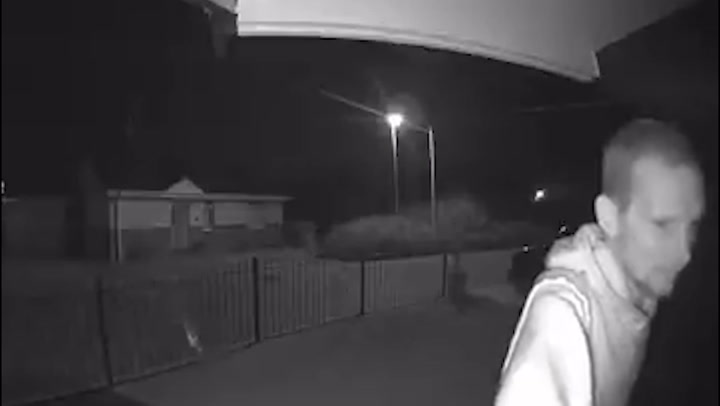
#> input picture img.png, 720 x 406 px
$ python algorithms.py
#> lines starting #> are read from the running program, lines starting #| are printed output that depends on the picture
import cv2
import numpy as np
from matplotlib import pyplot as plt

# === 1. Load Image ===
image = cv2.imread('img.png')
#> image is the input picture: shape (406, 720, 3); mean B, G, R 68, 65, 67
if image is None:
    print("❌ Image not found.")
    exit()

# === 2. Convert to float for processing ===
img = np.float32(image) / 255.0

# === 3. Multi-Scale Retinex (MSR) ===
def single_scale_retinex(img, sigma):
    blur = cv2.GaussianBlur(img, (0, 0), sigma)
    return np.log10(img + 1e-6) - np.log10(blur + 1e-6)

def multi_scale_retinex(img, sigmas=[15, 80, 250]):
    retinex = np.zeros_like(img)
    for sigma in sigmas:
        retinex += single_scale_retinex(img, sigma)
#> this loop made 3 passes
#> pass 1, in multi_scale_retinex, `retinex += single_scale_retinex(img, sigma)`:
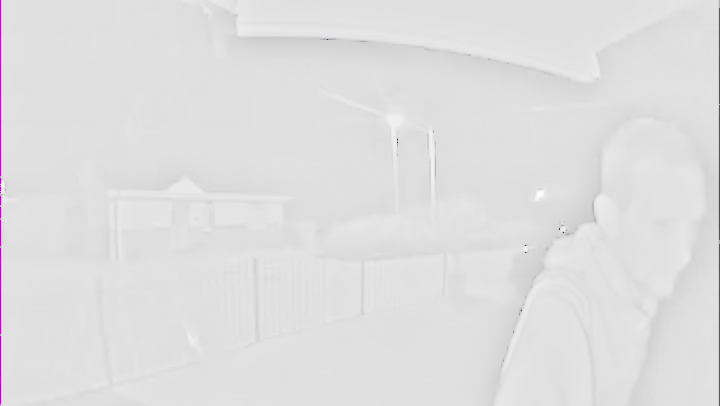
#> retinex: shape (406, 720, 3) float32; mean B, G, R -0.0188, -0.0311, -0.0199; drawn with min black and max white
    retinex /= len(sigmas)
    return retinex

msr = multi_scale_retinex(img, [15, 80, 250])

# === 4. Normalize and stretch intensity ===
for i in range(3):
    msr[:,:,i] = cv2.normalize(msr[:,:,i], None, 0, 1, cv2.NORM_MINMAX)
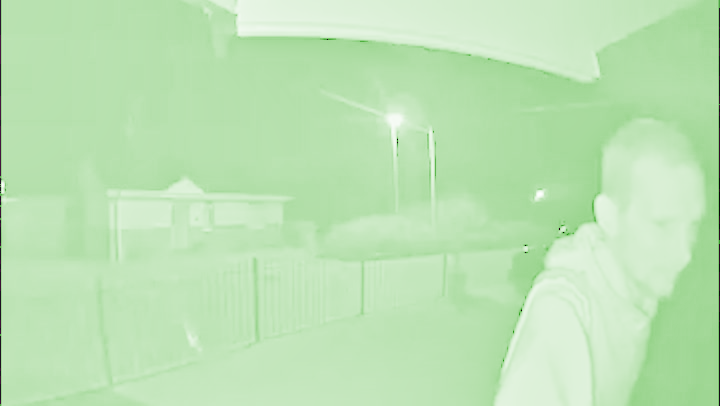
#> msr: shape (406, 720, 3) float32; mean B, G, R 0.711, 0.89, 0.742; drawn with min black and max white

# === 5. CLAHE for local contrast enhancement ===
lab = cv2.cvtColor((msr * 255).astype(np.uint8), cv2.COLOR_BGR2LAB)
#> lab: shape (406, 720, 3); mean of channels 0, 1, 2 220.4, 107.2, 146.4
l, a, b = cv2.split(lab)
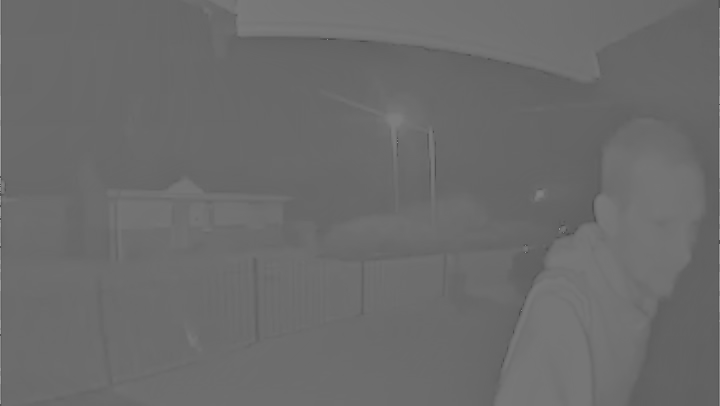
#> a: shape (406, 720); min 75, max 159, mean 107.2
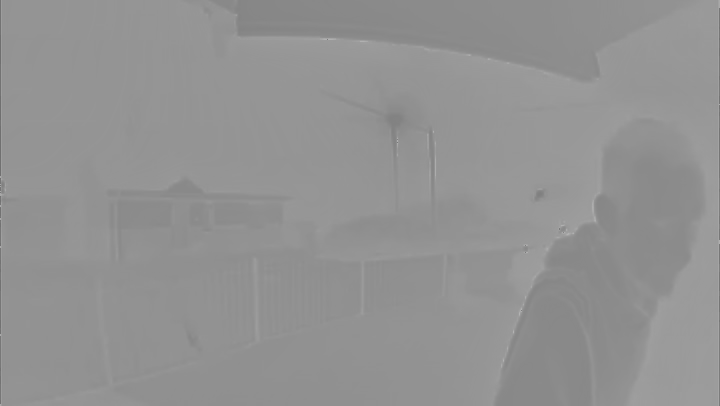
#> b: shape (406, 720); min 111, max 179, mean 146.4
clahe = cv2.createCLAHE(clipLimit=2.5, tileGridSize=(8,8))
l2 = clahe.apply(l)
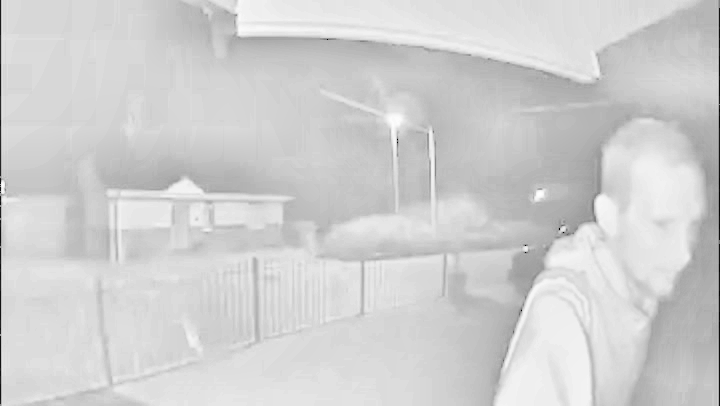
#> l2: shape (406, 720); min 1, max 255, mean 208
merged = cv2.merge((l2, a, b))
#> merged: shape (406, 720, 3); mean of channels 0, 1, 2 208, 107.2, 146.4
enhanced = cv2.cvtColor(merged, cv2.COLOR_LAB2BGR)
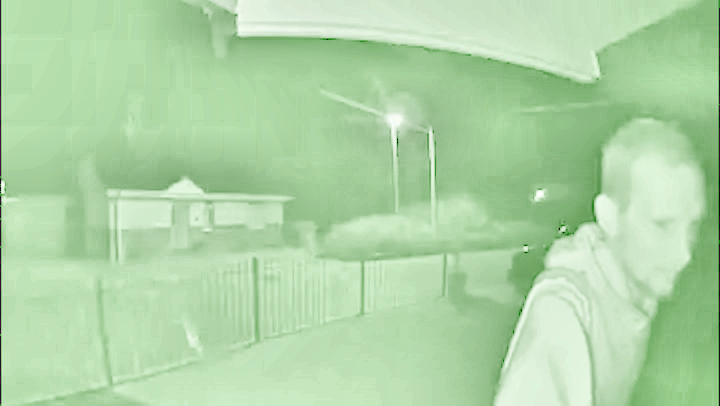
#> enhanced: shape (406, 720, 3); mean B, G, R 167.8, 213.1, 175.5

# === 6. Edge-preserving denoise ===
denoised = cv2.fastNlMeansDenoisingColored(enhanced, None, h=7, hColor=7, templateWindowSize=7, searchWindowSize=21)

# === 7. Unsharp Masking (for final clarity) ===
gauss = cv2.GaussianBlur(denoised, (0, 0), 1.5)
sharp = cv2.addWeighted(denoised, 1.5, gauss, -0.5, 0)

# === 8. Save and display results ===
cv2.imwrite('forensic_enhanced.jpg', (sharp))
print("✅ Forensic enhanced image saved as 'forensic_enhanced.jpg'")

plt.figure(figsize=(15, 6))
plt.subplot(1, 3, 1)
plt.title("Original")
plt.imshow(cv2.cvtColor(image, cv2.COLOR_BGR2RGB))
plt.axis('off')

plt.subplot(1, 3, 2)
plt.title("After Retinex + CLAHE")
plt.imshow(cv2.cvtColor(enhanced, cv2.COLOR_BGR2RGB))
plt.axis('off')

plt.subplot(1, 3, 3)
plt.title("Final Forensic Enhanced Image")
plt.imshow(cv2.cvtColor(sharp, cv2.COLOR_BGR2RGB))
plt.axis('off')

plt.tight_layout()
plt.show()
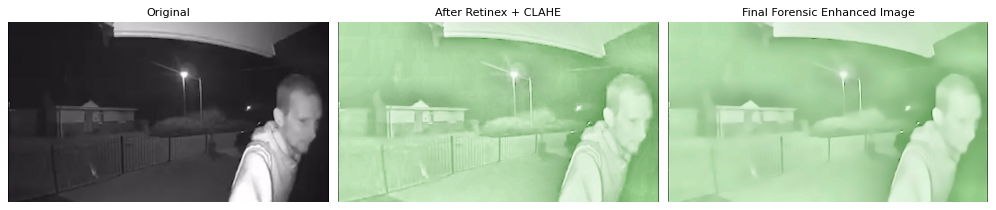
#> figure drawn by matplotlib, 3 panels

$ run again, with enhanced_clean.png copied over img.png
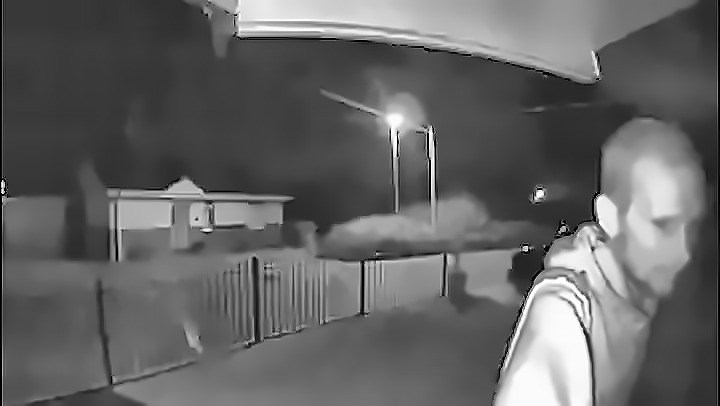
#> input picture enhanced_clean.png, 720 x 406 px
#> image is the input picture: shape (406, 720, 3); min 0, max 255, mean 100.4
#> lab: shape (406, 720, 3); mean of channels 0, 1, 2 233.9, 128, 128
#> a: shape (406, 720); every value is 128
#> `l2 = clahe.apply(l)`:
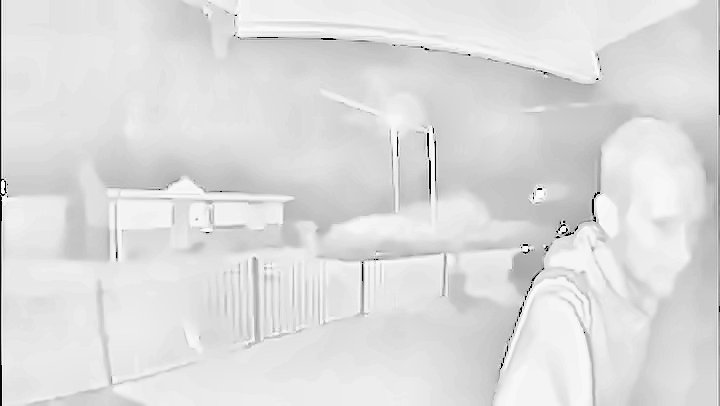
#> l2: shape (406, 720); min 1, max 255, mean 220.9
#> merged: shape (406, 720, 3); mean of channels 0, 1, 2 220.9, 128, 128
#> `plt.show()`:
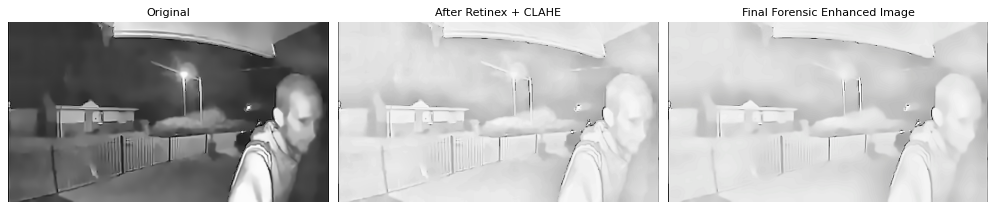
#> figure drawn by matplotlib, 3 panels
